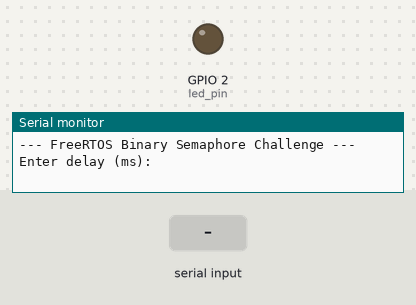
Simulated run of this program. Board: ESP32. On the bench: output pins drawn as LEDs (lit = HIGH), the last lines printed to the serial monitor. Dashed ring = blinking. The test bench sets the inputs (shaded band).

Above: at 1.8 s.
1.9 s: "90,45\n" received over Serial
At 2.0 s:
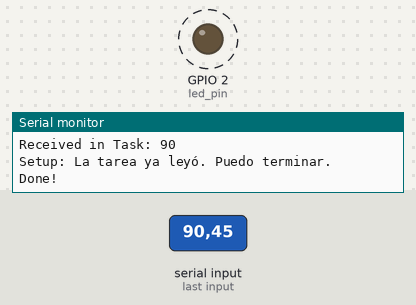
Timing chart, 0 to 10.9 s (numbered marks = the images above; inputs shaded):
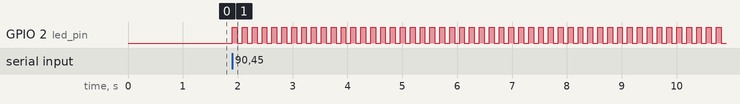

Measured:
- after the input at 1.9 s, GPIO 2 (led_pin): alternates HIGH for 0.09 s and LOW for 0.09 s, starting at once

The program:

main.cpp
```cpp
#include <Arduino.h>
#include "freertos/FreeRTOS.h"
#include "freertos/task.h"
#include "freertos/semphr.h" // Necesario para semáforos

// Usamos un Semáforo Binario, NO un Mutex
SemaphoreHandle_t syncSemaphore;

#if CONFIG_FREERTOS_UNICORE
  static const BaseType_t app_cpu = 0;
#else
  static const BaseType_t app_cpu = 1;
#endif

static const int led_pin = LED_BUILTIN;

// Tarea
void blinkLED(void *parameters) {

  // 1. COPIAR EL DATO (Critical)
  // Leemos la memoria del Stack de 'setup' antes de que desaparezca
  int num = *(int *)parameters;

  // 2. SEÑALIZAR (Signaling)
  // Le decimos a setup: "¡Ya lo tengo! Puedes continuar".
  xSemaphoreGive(syncSemaphore);

  Serial.print("Received in Task: ");
  Serial.println(num);

  pinMode(led_pin, OUTPUT);

  while (1) {
    digitalWrite(led_pin, HIGH);
    vTaskDelay(pdMS_TO_TICKS(num));
    digitalWrite(led_pin, LOW);
    vTaskDelay(pdMS_TO_TICKS(num));
  }
}

void setup() {
  long int delay_arg;

  Serial.begin(115200);
  vTaskDelay(pdMS_TO_TICKS(1000));

  Serial.println("--- FreeRTOS Binary Semaphore Challenge ---");
  Serial.println("Enter delay (ms):");

  while (Serial.available() <= 0);
  delay_arg = Serial.parseInt();

  Serial.print("Sending from Setup: ");
  Serial.println(delay_arg);

  // 1. CREAR SEMÁFORO BINARIO
  // A diferencia del Mutex, este inicia "VACÍO" (0).
  // Nadie puede pasar hasta que alguien haga "Give".
  syncSemaphore = xSemaphoreCreateBinary();

  // 2. Crear Tarea (pasando puntero al stack local de setup)
  xTaskCreatePinnedToCore(blinkLED, "Blink", 1024, (void *)&delay_arg, 1, NULL, app_cpu);

  // 3. BLOQUEAR SETUP (WAIT FOR SIGNAL)
  // Intentamos tomar el semáforo. Como está vacío, nos bloqueamos aquí.
  // El CPU se va a ejecutar la tarea blinkLED.
  Serial.println("Setup: Esperando a que la tarea lea el dato...");

  xSemaphoreTake(syncSemaphore, portMAX_DELAY);

  // 4. CONTINUAR
  Serial.println("Setup: La tarea ya leyó. Puedo terminar.");
  Serial.println("Done!");

  // Aquí termina setup(). 'delay_arg' se destruye, pero ya no importa.
}

void loop() {
  vTaskDelete(NULL);
}
```
